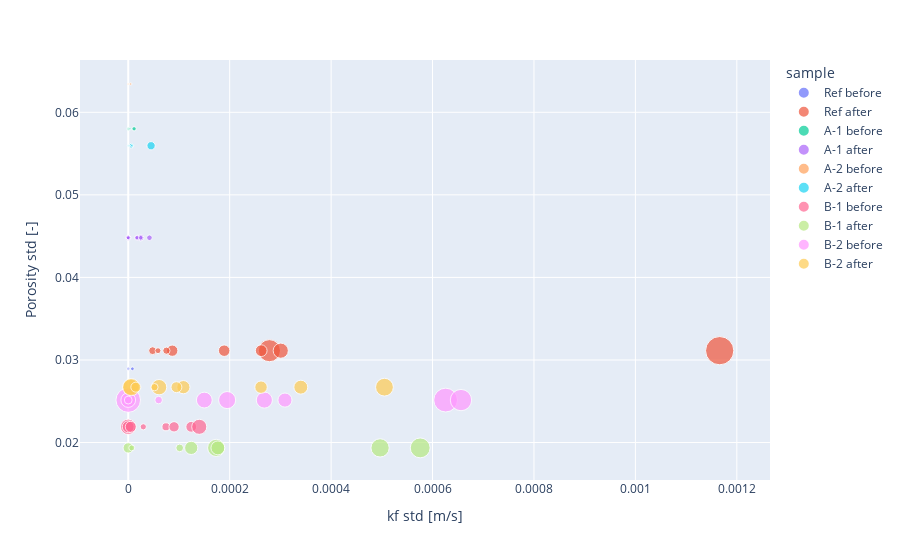

This figure's notebook cell:
### Code cell
fig = px.scatter(df, 
           x='kf_std',
           y='porosity_std', 
           color='sample',
           size='Wooster et al. (2008) [Estimated kf]')

fig.update_layout(yaxis_title='Porosity std [-]',
                  xaxis_title='kf std [m/s]')

### Figure 1 — Plotly figure (JSON) as saved in the notebook; plotly's stock layout.template omitted (floating-point values rounded to 4 significant figures)
{"data": [{"hovertemplate": "sample=Ref before<br>kf_std=%{x}<br>porosity_std=%{y}<br>Wooster et al. (2008) [Estimated kf]=%{marker.size}<extra></extra>", "legendgroup": "Ref before", "marker": {"color": "#636efa", "size": [0.000235, 0.000214, 7.22e-05, 1.74e-06], "sizemode": "area", "sizeref": 3.375e-05, "symbol": "circle"}, "mode": "markers", "name": "Ref before", "orientation": "v", "showlegend": true, "type": "scatter", "x": [8.18e-06, 0, 0, 1.15e-07], "xaxis": "x", "y": [0.02894, 0.02894, 0.02894, 0.02894], "yaxis": "y"}, {"hovertemplate": "sample=Ref after<br>kf_std=%{x}<br>porosity_std=%{y}<br>Wooster et al. (2008) [Estimated kf]=%{marker.size}<extra></extra>", "legendgroup": "Ref after", "marker": {"color": "#EF553B", "size": [0.0135, 0.00827, 0.00389, 0.00233, 0.00225, 0.00216, 0.00105, 0.000889, 0.000592], "sizemode": "area", "sizeref": 3.375e-05, "symbol": "circle"}, "mode": "markers", "name": "Ref after", "orientation": "v", "showlegend": true, "type": "scatter", "x": [0.001166, 0.0002784, 0.0003007, 0.0002622, 0.0001892, 8.679e-05, 4.803e-05, 7.527e-05, 5.869e-05], "xaxis": "x", "y": [0.03113, 0.03113, 0.03113, 0.03113, 0.03113, 0.03113, 0.03113, 0.03113, 0.03113], "yaxis": "y"}, {"hovertemplate": "sample=A-1 before<br>kf_std=%{x}<br>porosity_std=%{y}<br>Wooster et al. (2008) [Estimated kf]=%{marker.size}<extra></extra>", "legendgroup": "A-1 before", "marker": {"color": "#00cc96", "size": [6.04e-05, 0.000311, 0.000173, 0.000136, 2.96e-05, 2.28e-06, 1.89e-05], "sizemode": "area", "sizeref": 3.375e-05, "symbol": "circle"}, "mode": "markers", "name": "A-1 before", "orientation": "v", "showlegend": true, "type": "scatter", "x": [4.724e-06, 1.15e-05, 0, 1e-06, 5e-08, 1.166e-07, 8.5e-07], "xaxis": "x", "y": [0.058, 0.058, 0.058, 0.058, 0.058, 0.058, 0.058], "yaxis": "y"}, {"hovertemplate": "sample=A-1 after<br>kf_std=%{x}<br>porosity_std=%{y}<br>Wooster et al. (2008) [Estimated kf]=%{marker.size}<extra></extra>", "legendgroup": "A-1 after", "marker": {"color": "#ab63fa", "size": [0.000721, 0.000536, 0.000418, 0.000499, 0.000448, 0.00024, 0.000318, 0.000352, 0.000272], "sizemode": "area", "sizeref": 3.375e-05, "symbol": "circle"}, "mode": "markers", "name": "A-1 after", "orientation": "v", "showlegend": true, "type": "scatter", "x": [2.45e-05, 4.184e-05, 0, 0, 1.8e-05, 0, 1.723e-05, 2.454e-05, 0], "xaxis": "x", "y": [0.04481, 0.04481, 0.04481, 0.04481, 0.04481, 0.04481, 0.04481, 0.04481, 0.04481], "yaxis": "y"}, {"hovertemplate": "sample=A-2 before<br>kf_std=%{x}<br>porosity_std=%{y}<br>Wooster et al. (2008) [Estimated kf]=%{marker.size}<extra></extra>", "legendgroup": "A-2 before", "marker": {"color": "#FFA15A", "size": [0.000116, 5.09e-05, 4.52e-05, 4.93e-05, 3.69e-05, 3.05e-05, 9.48e-06, 1.63e-05], "sizemode": "area", "sizeref": 3.375e-05, "symbol": "circle"}, "mode": "markers", "name": "A-2 before", "orientation": "v", "showlegend": true, "type": "scatter", "x": [4.717e-06, 0, 5e-08, 5.5e-07, 1.5e-06, 1.25e-06, 3.568e-06, 7.5e-07], "xaxis": "x", "y": [0.06343, 0.06343, 0.06343, 0.06343, 0.06343, 0.06343, 0.06343, 0.06343], "yaxis": "y"}, {"hovertemplate": "sample=A-2 after<br>kf_std=%{x}<br>porosity_std=%{y}<br>Wooster et al. (2008) [Estimated kf]=%{marker.size}<extra></extra>", "legendgroup": "A-2 after", "marker": {"color": "#19d3f3", "size": [0.00116, 0.000388, 0.000111, 8.27e-05, 1.88e-05, 6.69e-05, 3.01e-05, 7.73e-06], "sizemode": "area", "sizeref": 3.375e-05, "symbol": "circle"}, "mode": "markers", "name": "A-2 after", "orientation": "v", "showlegend": true, "type": "scatter", "x": [4.5e-05, 6e-06, 8.05e-06, 6.641e-06, 2.216e-06, 0, 2.15e-06, 5.159e-07], "xaxis": "x", "y": [0.05595, 0.05595, 0.05595, 0.05595, 0.05595, 0.05595, 0.05595, 0.05595], "yaxis": "y"}, {"hovertemplate": "sample=B-1 before<br>kf_std=%{x}<br>porosity_std=%{y}<br>Wooster et al. (2008) [Estimated kf]=%{marker.size}<extra></extra>", "legendgroup": "B-1 before", "marker": {"color": "#FF6692", "size": [0.00401, 0.00197, 0.00385, 0.00238, 0.00109, 0.00208, 0.00181, 0.000659], "sizemode": "area", "sizeref": 3.375e-05, "symbol": "circle"}, "mode": "markers", "name": "B-1 before", "orientation": "v", "showlegend": true, "type": "scatter", "x": [0, 0.0001242, 0.00014, 0, 7.439e-05, 5e-06, 9.032e-05, 2.967e-05], "xaxis": "x", "y": [0.02191, 0.02191, 0.02191, 0.02191, 0.02191, 0.02191, 0.02191, 0.02191], "yaxis": "y"}, {"hovertemplate": "sample=B-1 after<br>kf_std=%{x}<br>porosity_std=%{y}<br>Wooster et al. (2008) [Estimated kf]=%{marker.size}<extra></extra>", "legendgroup": "B-1 after", "marker": {"color": "#B6E880", "size": [0.00564, 0.00667, 0.00498, 0.00325, 0.00296, 0.00181, 0.000989, 0.000609], "sizemode": "area", "sizeref": 3.375e-05, "symbol": "circle"}, "mode": "markers", "name": "B-1 after", "orientation": "v", "showlegend": true, "type": "scatter", "x": [0.0004966, 0.0005757, 0.0001734, 0.0001767, 0.0001242, 0, 0.0001015, 7e-06], "xaxis": "x", "y": [0.01935, 0.01935, 0.01935, 0.01935, 0.01935, 0.01935, 0.01935, 0.01935], "yaxis": "y"}, {"hovertemplate": "sample=B-2 before<br>kf_std=%{x}<br>porosity_std=%{y}<br>Wooster et al. (2008) [Estimated kf]=%{marker.size}<extra></extra>", "legendgroup": "B-2 before", "marker": {"color": "#FF97FF", "size": [0.0102, 0.00957, 0.00769, 0.0044, 0.00423, 0.00492, 0.00336, 0.00366, 0.00104, 0.000975], "sizemode": "area", "sizeref": 3.375e-05, "symbol": "circle"}, "mode": "markers", "name": "B-2 before", "orientation": "v", "showlegend": true, "type": "scatter", "x": [0, 0.0006258, 0.0006561, 0.0002684, 0.00015, 0.000195, 0.000309, 0, 0, 5.991e-05], "xaxis": "x", "y": [0.02514, 0.02514, 0.02514, 0.02514, 0.02514, 0.02514, 0.02514, 0.02514, 0.02514, 0.02514], "yaxis": "y"}, {"hovertemplate": "sample=B-2 after<br>kf_std=%{x}<br>porosity_std=%{y}<br>Wooster et al. (2008) [Estimated kf]=%{marker.size}<extra></extra>", "legendgroup": "B-2 after", "marker": {"color": "#FECB52", "size": [0.00296, 0.00411, 0.00535, 0.00503, 0.004, 0.00329, 0.00264, 0.00201, 0.00171, 0.000916], "sizemode": "area", "sizeref": 3.375e-05, "symbol": "circle"}, "mode": "markers", "name": "B-2 after", "orientation": "v", "showlegend": true, "type": "scatter", "x": [0.0001087, 5e-06, 0.0005052, 5.774e-06, 6.076e-05, 0.0003402, 0.0002618, 9.5e-05, 1.5e-05, 5.167e-05], "xaxis": "x", "y": [0.02671, 0.02671, 0.02671, 0.02671, 0.02671, 0.02671, 0.02671, 0.02671, 0.02671, 0.02671], "yaxis": "y"}], "layout": {"legend": {"itemsizing": "constant", "title": {"text": "sample"}, "tracegroupgap": 0}, "margin": {"t": 60}, "xaxis": {"anchor": "y", "domain": [0, 1], "title": {"text": "kf std [m/s]"}}, "yaxis": {"anchor": "x", "domain": [0, 1], "title": {"text": "Porosity std [-]"}}}}
